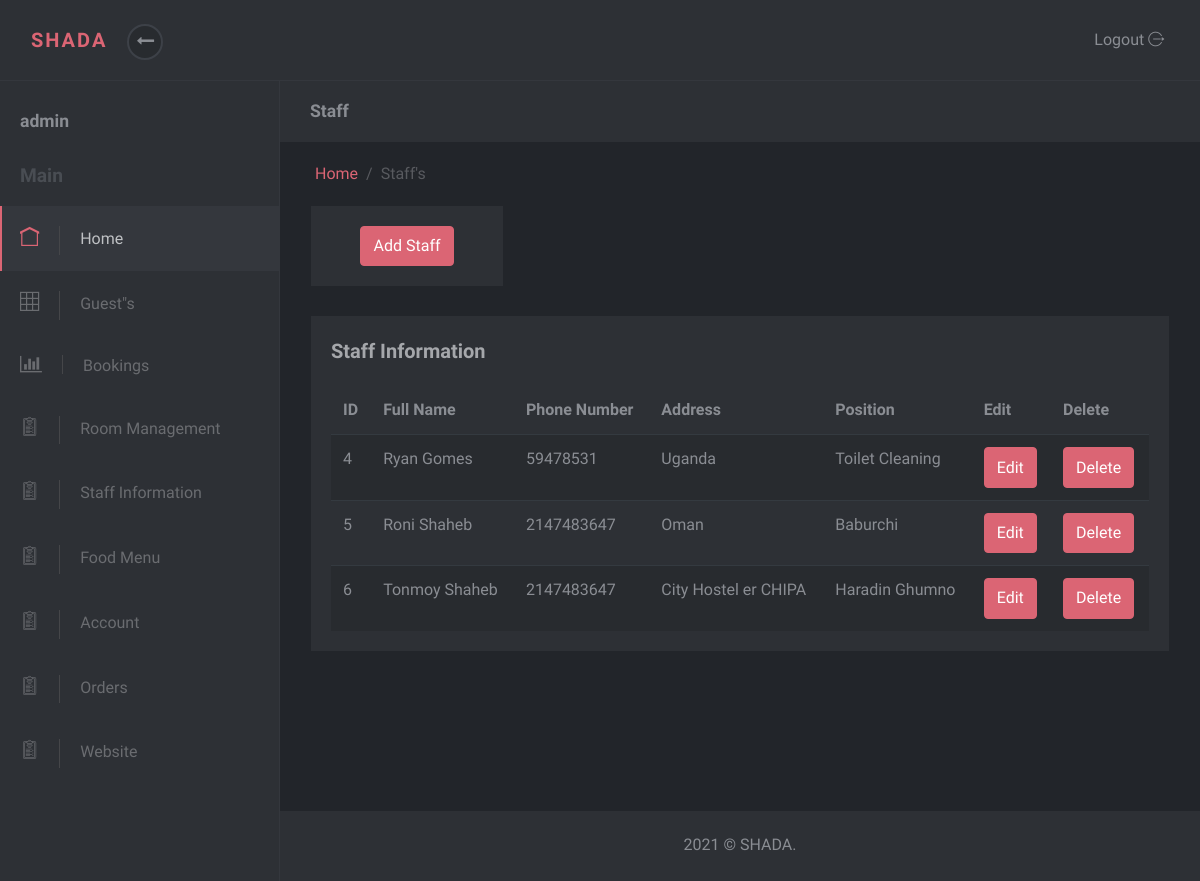
Page /admin-panel/staff_management.php (signed in) on the committed database.
### tables this page shows
CREATE TABLE `staff_info` (
  `id` int(11) NOT NULL,
  `full_name` varchar(50) NOT NULL,
  `contact` int(20) NOT NULL,
  `address` varchar(255) NOT NULL,
  `position` varchar(50) NOT NULL
);

### admin-panel/staff_management.php (the view, shortened to what this page needs)
<?php
include("header.php");
include("../database/db.php");
?>
<div class="page-content">
    <div class="page-header no-margin-bottom">
        <div class="container-fluid">
            <h2 class="h5 no-margin-bottom">Staff</h2>
        </div>
    </div>
    <div class="container-fluid">
        <ul class="breadcrumb">
            <li class="breadcrumb-item"><a href="index.html">Home</a></li>
            <li class="breadcrumb-item active">Staff's</li>
        </ul>
    </div>
    <section class="no-padding-top">
        <div class="col-sm-3">
            <div class="block">
                <div class="block-body text-center">
                    <button type="button" data-toggle="modal" data-target="#myModal" class="btn btn-primary">Add Staff </button>
                </div>
            </div>
        </div>
        <div class="container-fluid">
            <div class="row">
                <div class="col-lg-12">
                    <div class="block margin-bottom-sm">
                        <div class="title"><strong>Staff Information</strong></div>
                        <div class="table-responsive">
                            <table class="table table-striped">
                                <thead>
                                    <tr>
                                        <th>ID</th>
                                        <th>Full Name</th>
                                        <th>Phone Number</th>
                                        <th>Address</th>
                                        <th>Position</th>
                                        <th>Edit</th>
                                        <th>Delete</th>
                                    </tr>
                                </thead>
                                <?php
                                $query = "SELECT * FROM `staff_info`";
                                $result = mysqli_query($db_con, $query);
                                if (mysqli_num_rows($result) > 0) {
                                    foreach ($result as $row) {
                                ?>
                                        <tr>
                                            <td><?php echo $row['id']; ?></td>
                                            <td><?php echo $row['full_name']; ?></td>
                                            <td><?php echo $row['contact']; ?></td>
                                            <td><?php echo $row['address']; ?></td>
                                            <td><?php echo $row['position']; ?></td>
                                            <td><button type="submit" id="submit" name="submit" class="btn btn-primary"><a href="updateStaff.php?id=<?php echo $row['id']; ?>">Edit</a></button></td>
                                            <td><button type="submit" id="submit" name="submit" class="btn btn-primary"><a href="staffDelete.php?id=<?php echo $row['id']; ?>">Delete</a></button></td>
                                        </tr>
                                    <?php
                                    }
                                }
                                ?>
                            </table>
                        </div>
                    </div>
                </div>
            </div>
        </div>
    </section>
    <?php
    include("footer.php");
    ?>

### admin-panel/header.php (shortened to what this page needs)
<!DOCTYPE html>
<html>
  <head>
    <link rel="stylesheet" href="vendor/bootstrap/css/bootstrap.min.css">
    <link rel="stylesheet" href="vendor/font-awesome/css/font-awesome.min.css">
    <link rel="stylesheet" href="css/font.css">
    <link rel="stylesheet" href="css/style.default.css" id="theme-stylesheet">
  </head>
  <body>
  <header class="header">
      <nav class="navbar navbar-expand-lg">
        <div class="container-fluid d-flex align-items-center justify-content-between">
          <div class="navbar-header">
            <a href="index.php" class="navbar-brand">
              <div class="brand-text brand-big visible text-uppercase">
                <strong class="text-primary">SHADA</strong>
              </div>
              <div class="brand-text brand-sm"><strong class="text-primary">S</strong><strong>H</strong></div></a>
            <button class="sidebar-toggle"><i class="fa fa-long-arrow-left"></i></button>
          </div>
          <div class="right-menu list-inline no-margin-bottom">
            <div class="list-inline-item logout">
              <a id="logout" href="../logout.php" class="nav-link"> <span class="d-none d-sm-inline">Logout </span><i class="icon-logout"></i>
              </a>
            </div>
          </div>
        </div>
      </nav>
    </header>
    <div class="d-flex align-items-stretch">
      <nav id="sidebar">
        <div class="sidebar-header d-flex align-items-center">
          <div class="title">
            <h1 class="h5"><?php echo$_SESSION['full_name']?></h1>
          </div>
        </div>
        <span class="heading">Main</span>
        <ul class="list-unstyled">
        <?php
        if($_SESSION['user_role']==1){
          echo'
          <li class="active"><a href="index.php"> <i class="icon-home"></i>Home </a></li>
          <li><a href="guests.php"> <i class="icon-grid"></i>Guest"s </a></li>
          <li><a href="bookings.php"> <i class="fa fa-bar-chart"></i>Bookings </a></li>
          <li><a href="room_list.php"> <i class="icon-padnote"></i>Room Management</a></li>
          <li><a href="staff_management.php"> <i class="icon-padnote"></i>Staff Information</a></li>
          <li><a href="meals.php"> <i class="icon-padnote"></i>Food Menu </a></li>
          <li><a href="user_profile.php"> <i class="icon-padnote"></i>Account </a></li>
          <li><a href="order_list.php"> <i class="icon-padnote"></i>Orders </a></li>
          <li><a href="../index.php"> <i class="icon-padnote"></i>Website </a></li>
          ';
        }else{
          echo'
          <li><a href="user_profile.php"> <i class="icon-padnote"></i>Account </a></li>
          <li><a href="../index.php"> <i class="icon-padnote"></i>Website </a></li>
          ';
        }
        ?>
        </ul>
      </nav>

### admin-panel/footer.php (shortened to what this page needs)
<footer class="footer">
          <div class="footer__block block no-margin-bottom">
            <div class="container-fluid text-center">
              <p class="no-margin-bottom">2021 &copy; SHADA.</p>
            </div>
          </div>
        </footer>
      </div>
    </div>
  </body>
</html>

### rows in the picture
staff_info: id "4", full_name "Ryan Gomes", contact "59478531", address "Uganda", position "Toilet Cleaning"
staff_info: id "5", full_name "Roni Shaheb", contact "2147483647", address "Oman", position "Baburchi"
staff_info: id "6", full_name "Tonmoy Shaheb", contact "2147483647", address "City Hostel er CHIPA", position "Haradin Ghumno"

### other values in the picture
$_SESSION['full_name'] "admin"
